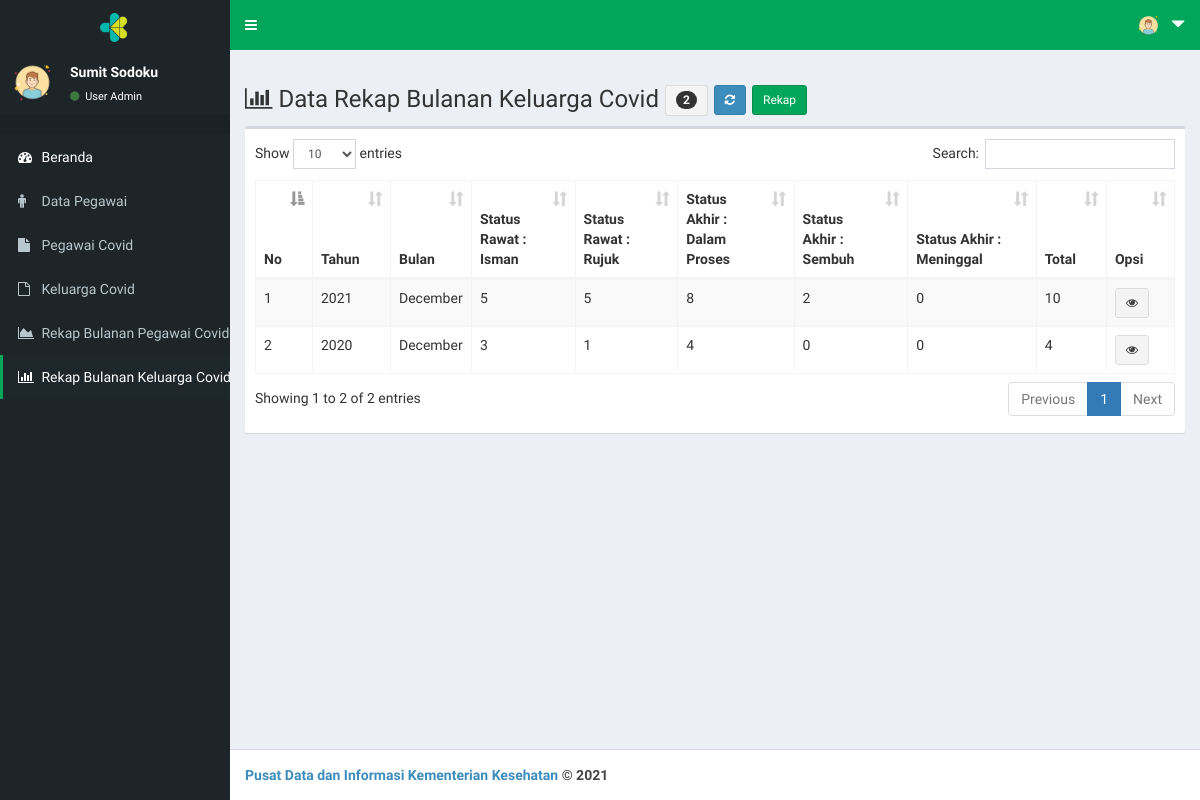
Page /page/index.php?menu=rekkel_data (signed in) on the earlier database version.
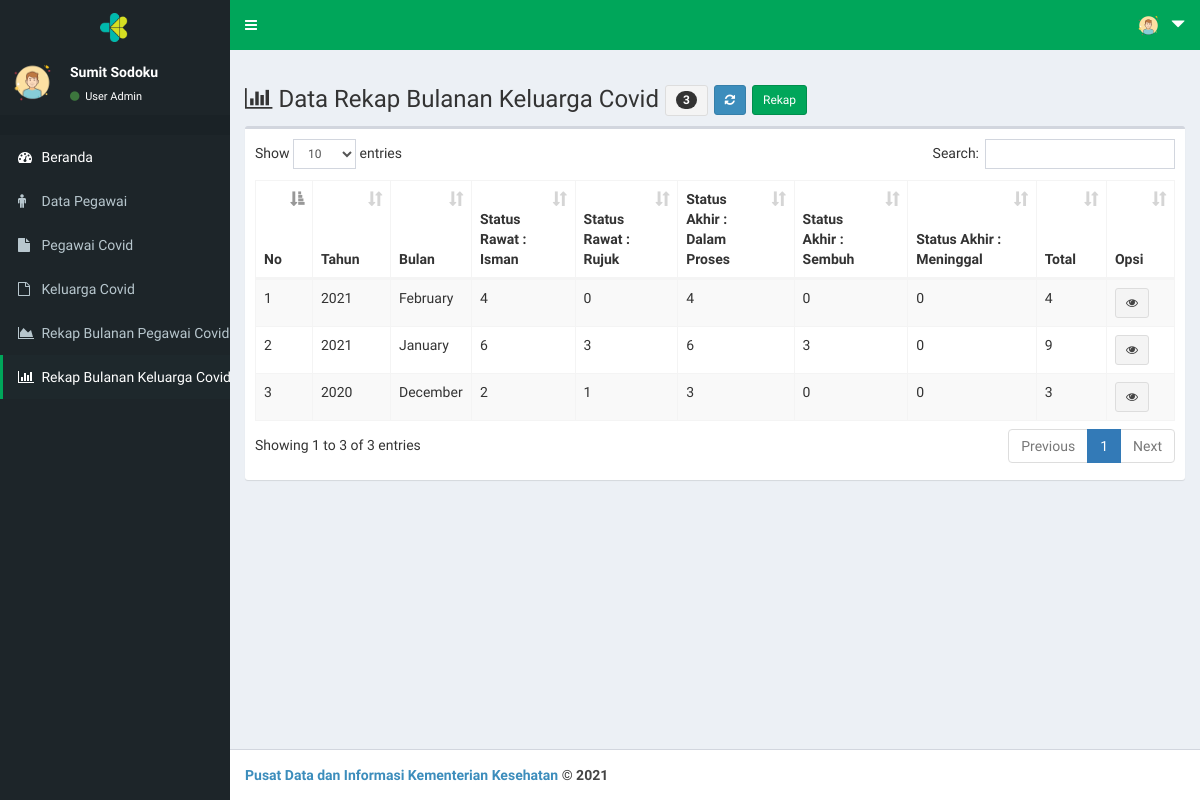
Same page on the later database version.
### tables this page shows
CREATE TABLE `tb_user` (
  `user_id` int(11) NOT NULL,
  `user_nama` varchar(30) NOT NULL,
  `user_email` varchar(30) NOT NULL,
  `user_telp` varchar(15) NOT NULL,
  `user_akses` enum('Super','Admin') NOT NULL,
  `user_org` varchar(100) NOT NULL,
  `user_orgsat` varchar(100) NOT NULL,
  `user_orgunit` varchar(100) NOT NULL,
  `user_name` varchar(15) NOT NULL,
  `user_pass` varchar(40) NOT NULL,
  `user_nip` varchar(20) NOT NULL,
  `user_nik` varchar(20) NOT NULL
);

CREATE TABLE `tb_rekkel` (
  `rekkel_id` int(11) NOT NULL,
  `rekkel_tahun` varchar(4) NOT NULL,
  `rekkel_bulan` varchar(10) NOT NULL,
  `rekkel_minggu` varchar(10) NOT NULL,
  `rekkel_srisman` varchar(10) NOT NULL,
  `rekkel_srrujuk` int(11) NOT NULL,
  `rekkel_saproses` int(11) NOT NULL,
  `rekkel_sasembuh` int(11) NOT NULL,
  `rekkel_samati` int(11) NOT NULL,
  `rekkel_total` int(11) NOT NULL
);

### page/rekkel_data.php (the view, shortened to what this page needs)
<!DOCTYPE html>
<html>
<head>
</head>
<body>
    <div class="row">
    <div class="col-xs-12 col-md-12">
      <h3><span class="fa fa-bar-chart"></span>
        Data Rekap Bulanan Keluarga Covid
        <?php
          $qjumlah = mysqli_query($koneksi,"SELECT * FROM tb_rekkel ");
          $jumlah = mysqli_num_rows($qjumlah);
        ?>
        <button class="btn btn-sm btn-default"><span class="badge"><?php echo $jumlah; ?></span></button>
        <a href="?menu=rekkel_data" class="btn btn-sm btn-primary"><span class="fa fa-refresh"></a>
        <a href="?menu=rekkel_rekap" class="btn btn-sm btn-success">Rekap</a>
    </h3>
    </div>
  </div>
  <div class="box">
        <div class="box-body">
            <table id="example1" class="table table-bordered table-striped">
              <thead>
                <tr>
            <th>No</th>
            <th>Tahun</th>
            <th>Bulan</th>
            <th>Status Rawat : Isman</th>
            <th>Status Rawat : Rujuk</th>
            <th>Status Akhir : Dalam Proses</th>
            <th>Status Akhir : Sembuh</th>
            <th>Status Akhir : Meninggal</th>
            <th>Total</th>
            <th>Opsi</th>
                </tr>
              </thead>
              <tbody>
          <?php
              $no = 1;
              $sql = $koneksi->query("SELECT * FROM tb_rekkel ORDER BY rekkel_tahun DESC, rekkel_bulan DESC");
              while ($data=$sql->fetch_assoc()) {
          ?>
            <tr>
                <td> <?php echo $no++; ?> </td>
                <td> <?php echo $data['rekkel_tahun']; ?></td>
                <td> <?php $bulan_nama = date("F", mktime(0, 0, 0, $data['rekkel_bulan'], 10)); ?>
                     <?php echo $bulan_nama; ?></td>
                <td> <?php echo $data['rekkel_srisman']; ?></td>
                <td> <?php echo $data['rekkel_srrujuk']; ?></td>
                <td> <?php echo $data['rekkel_saproses']; ?></td>
                <td> <?php echo $data['rekkel_sasembuh']; ?></td>
                <td> <?php echo $data['rekkel_samati']; ?></td>
                <td> <?php echo $data['rekkel_total']; ?></td>
                <td>
                  <a href="?menu=rekkel_detail&rekkel_id=<?php echo $data['rekkel_id']; ?>" class="btn btn-sm btn-default" title="Rekap <?php echo $data['rekkel_bulan']." ".$data['rekkel_tahun'];?>"><span class="fa fa-eye"></a></a>
                </td>
            </tr>
              <?php
              }
          ?>
              </tbody>
          </table>
      </div>
  </div>
</body>
</html>

### page/index.php (shortened to what this page needs)
<?php
  include "../inc/koneksi.php";
  $qprofil        = mysqli_query($koneksi,"SELECT * FROM tb_user WHERE user_id='$_SESSION[userweb]'");
  $profil         = mysqli_fetch_array($qprofil);
?>
<!DOCTYPE html>
<html>
  <head>
    <link rel="stylesheet" href="../lte/bootstrap/css/bootstrap.min.css">
    <link rel="stylesheet" href="https://cdnjs.cloudflare.com/ajax/libs/font-awesome/4.5.0/css/font-awesome.min.css">
    <link rel="stylesheet" href="https://cdnjs.cloudflare.com/ajax/libs/ionicons/2.0.1/css/ionicons.min.css">
    <link rel="stylesheet" href="../lte/dist/css/AdminLTE.min.css">
    <link rel="stylesheet" href="../lte/plugins/datatables/dataTables.bootstrap.css">
    <link rel="stylesheet" href="../lte/dist/css/skins/_all-skins.css">
    <link rel="stylesheet" href="../inc/mystyle.css">
  </head>
  <body class="hold-transition skin-green">
  <div class="wrapper">
    <header class="main-header">
      <a href="" class="logo" style=" background-color: #1d2529 !important">
       <img src="kmk.png" alt="" style="width: 30px !important;">
      </a>
      <nav class="navbar  navbar-static-top" role="navigation">
        <a href="#" class="sidebar-toggle" data-toggle="offcanvas" role="button">
        </a>
      <div class="navbar-custom-menu">
        <ul class="nav navbar-nav">
          <li class="dropdown user user-menu">
            <a href="#" class="dropdown-toggle" data-toggle="dropdown">
              <img src="../lte/dist/img/m.png" class="user-image" alt="User Image">
              <span class="hidden-xs"><span class="glyphicon glyphicon-triangle-bottom"></span></span>
            </a>
          </li>
        </ul>
      </div>
    </nav>
  </header>
    <aside class="main-sidebar" style=" background-color: #1d2529 !important">
    <section class="sidebar" style="color: #ffffff !important">
      <div class="user-panel">
        <div class="pull-left image">
          <img src="../lte/dist/img/m.png" class="img-circle" alt="User Image">
        </div>
        <div class="pull-left info">
          <p><?php echo $profil['user_nama']; ?></p>
          <a href="#">
            <i class="fa fa-circle text-success"></i> User <?php echo $profil['user_akses']; ?></a>
        </div>
      </div>
      <?php
        @$menu= $_GET['menu'];
      ?>
      <ul class="sidebar-menu">
        <li class="header"></li>
        <li <?php if (
          $menu=="" ||
          $menu=="dashboard"
          ){echo "class='active'";} ?>>
            <a href="?menu=dashboard">
              <i class="fa fa-dashboard" style="color: #ffffff !important"></i>
              <span style="color: #ffffff !important">Beranda
              </span>
            </a>
        </li>
        <li <?php if (
          $menu=="peg_data" ||
          $menu=="peg_tambah" ||
          $menu=="peg_edit" ||
          $menu=="peg_hapus"||
          $menu=="peg_hapus_semua"||
          $menu=="kon_data"||
          $menu=="kon_edit"||
          $menu=="kon_tambah"||
          $menu=="kel_data"||
          $menu=="kel_edit"||
          $menu=="kel_tambah"||
          $menu=="kel_tambah_lama"||
          $menu=="kel_identitas"||
          $menu=="kel_identitas_edit"||
          $menu=="kel_identitas_hapus"
          ){echo "class='active'";} ?>>
            <a href="?menu=peg_data">
              <i class="fa fa-male"></i>
              <span>Data Pegawai
              </span>
            </a>
        </li>
        <li <?php if (
          $menu=="vkon_data"||
          $menu=="vkon_tambah"||
          $menu=="vkon_hapus"
          ){echo "class='active'";} ?>>
            <a href="?menu=vkon_data">
              <i class="fa fa-file"></i>
              <span>Pegawai Covid
              </span>
            </a>
        </li>
        <li <?php if (
          $menu=="vkel_data"||
          $menu=="vkel_tambah"||
          $menu=="vkel_hapus"
          ){echo "class='active'";} ?>>
            <a href="?menu=vkel_data">
              <i class="fa fa-file-o"></i>
              <span>Keluarga Covid
              </span>
            </a>
        </li>
        <li <?php if (
          $menu=="rekkon_data"||
          $menu=="rekkon_rekap"||
          $menu=="rekkon_detail"
          ){echo "class='active'";} ?>>
            <a href="?menu=rekkon_data">
              <i class="fa fa-area-chart"></i>
              <span>Rekap Bulanan Pegawai Covid
              </span>
            </a>
        </li>
        <li <?php if (
          $menu=="rekkel_data"||
          $menu=="rekkel_rekap"||
          $menu=="rekkel_detail"
          ){echo "class='active'";} ?>>
            <a href="?menu=rekkel_data">
              <i class="fa fa-bar-chart"></i>
              <span>Rekap Bulanan Keluarga Covid
              </span>
            </a>
        </li>
      </ul>
    </section>
  </aside>
  <div class="content-wrapper">
    <section class="content">
      <?php
        switch($_GET['menu']){
          case 'rekkel_data':
          include "rekkel_data.php";
          break;
                ?>
                <?php
        }
      ?>
    </section>
  </div>
  <footer class="main-footer">
    <strong><a href="">Pusat Data dan Informasi Kementerian Kesehatan</a> &copy; 2021 </a>
  </footer>
</div>
</body>
</html>

Differences in the rows shown:
removed tb_rekkel: rekkel_tahun "2021", rekkel_bulan "December", rekkel_srisman "5", rekkel_srrujuk "5", rekkel_saproses "8", rekkel_sasembuh "2", rekkel_samati "0", rekkel_total "10"
removed tb_rekkel: rekkel_tahun "2020", rekkel_bulan "December", rekkel_srisman "3", rekkel_srrujuk "1", rekkel_saproses "4", rekkel_sasembuh "0", rekkel_samati "0", rekkel_total "4"
added tb_rekkel: rekkel_tahun "2021", rekkel_bulan "February", rekkel_srisman "4", rekkel_srrujuk "0", rekkel_saproses "4", rekkel_sasembuh "0", rekkel_samati "0", rekkel_total "4"
added tb_rekkel: rekkel_tahun "2021", rekkel_bulan "January", rekkel_srisman "6", rekkel_srrujuk "3", rekkel_saproses "6", rekkel_sasembuh "3", rekkel_samati "0", rekkel_total "9"
added tb_rekkel: rekkel_tahun "2020", rekkel_bulan "December", rekkel_srisman "2", rekkel_srrujuk "1", rekkel_saproses "3", rekkel_sasembuh "0", rekkel_samati "0", rekkel_total "3"
Other differences:
$jumlah: "2" → "3"
text written by a page script: "Show entries Search: Showing 1 to 2 of 2 entries Previous 1 Next" → "Show entries Search: Showing 1 to 3 of 3 entries Previous 1 Next"
